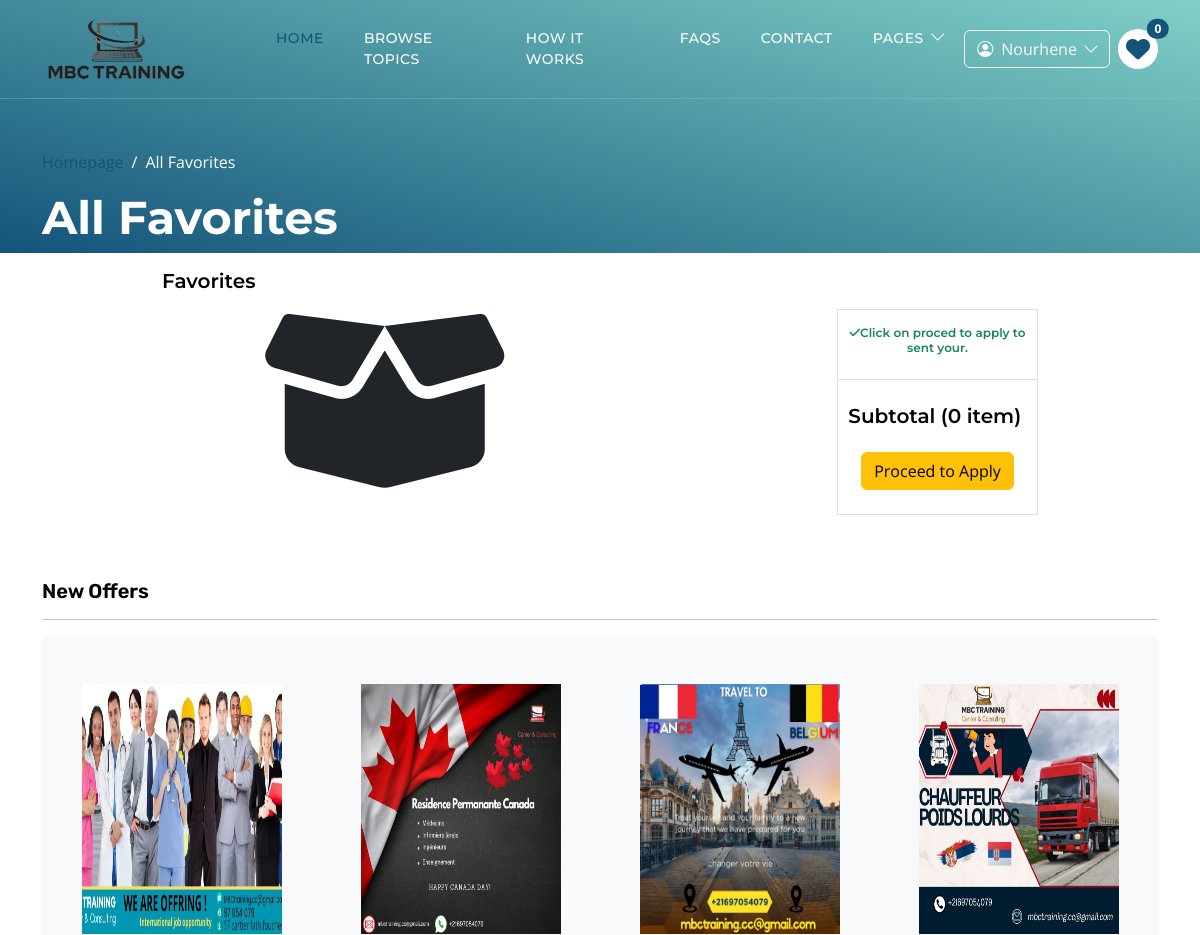
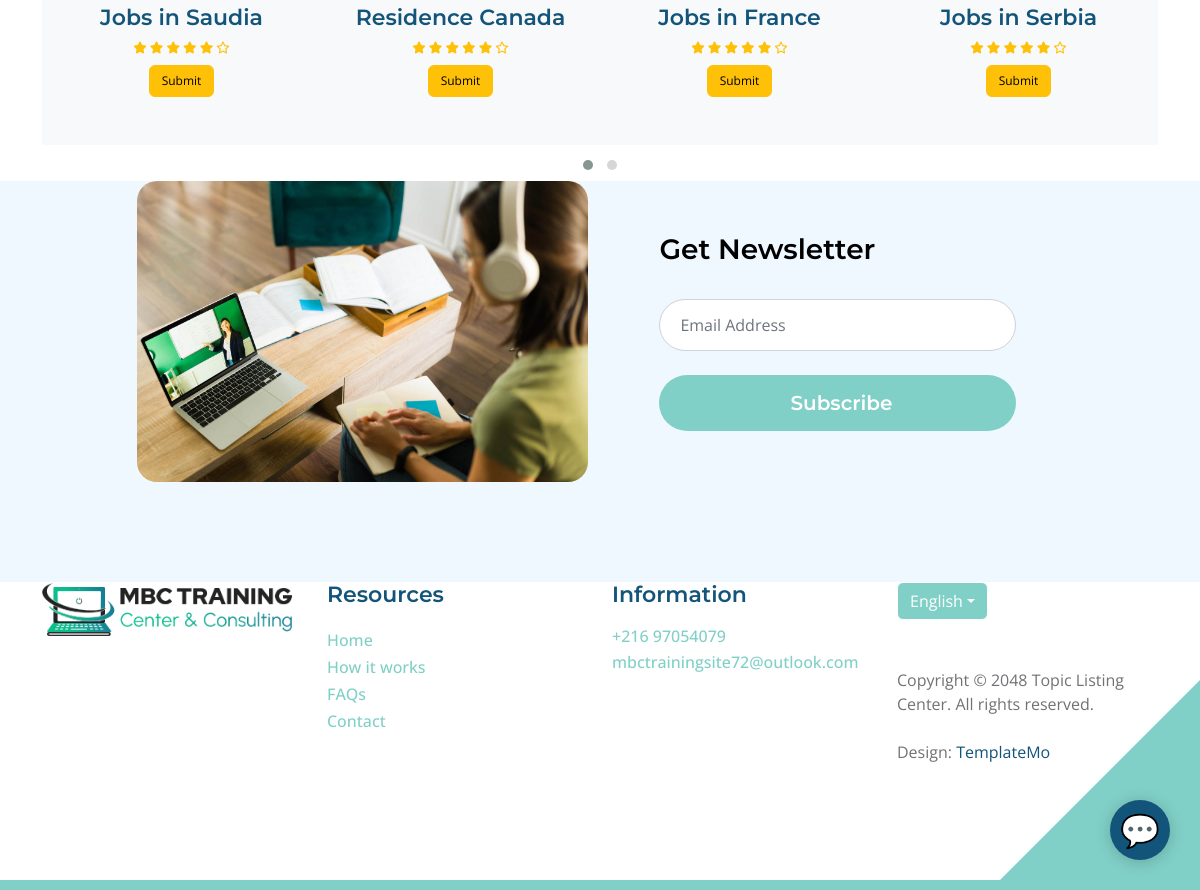
The page /favorites.php (signed in) on the database its author committed (2 pictures, top to bottom).
### tables this page shows
CREATE TABLE `offer` (
  `item_id` INT(11) NOT NULL AUTO_INCREMENT,
  `item_name` VARCHAR(255) NOT NULL,
  `item_category` VARCHAR(255) NOT NULL,
  `item_image` VARCHAR(255) NOT NULL,
  `item_description` TEXT NOT NULL,
  `item_subdescription` VARCHAR(255) NOT NULL,
  `item_register` DATETIME DEFAULT NULL,
  PRIMARY KEY (`item_id`)
);

### favorites.php (called while the page is built)
<?php
include('header.php');
include('Template/_All Favorites.php');
include('Template/_favorites.php');
include('Template/_new-offers.php');
include('Template/_newsletter.php');
include('footer.php');
?>

### database/DBController.php (called while the page is built, shortened)
<?php
class DBController {
    protected $host = "localhost";
    protected $user = "root";
    protected $password = "";
    protected $database = "consulting";
    public function __construct() {
        $this->con = mysqli_connect($this->host, $this->user, $this->password, $this->database);
    }
}
?>

### functions.php (called while the page is built, shortened)
<?php
require('database/DBController.php');
require('database/Offer.php');
$db = new DBController();
$offer = new Offer($db);
$favorite = new Favorite($db);
?>

### database/Offer.php (called while the page is built, shortened)
<?php
class Offer {
    public $db = null;
    public function __construct(DBController $db) {
        $this->db = $db;
    }
    public function getData($table = 'offer') {
        $result = $this->db->con->query("SELECT * FROM {$table}");
        $resultArray = array();
        while($item = mysqli_fetch_array($result, MYSQLI_ASSOC)) {
            $resultArray[] = $item;
        }
        return $resultArray;
    }
}
?>

### Template/_new-offers.php (the view, shortened to what this page needs)
<?php
$offer_shuffle = $offer->getData();
shuffle($offer_shuffle);
?>
<section id="new-offers" class="mt-5">
    <div class="container">
        <h4 class="font-rubik font-size-20">New Offers</h4>
        <hr>
        <div class="owl-carousel owl-theme">
            <?php foreach($offer_shuffle as $item) { ?>
            <div class="item py-5 bg-light text-center">
                <div class="offer font-rale">
                    <a href="<?php printf('offer.php?item_id=%s', $item['item_id']); ?>"><img src="<?php echo $item['item_image'] ?? './images/offers/job offers france.jpg'; ?>" alt="offer1" class="img-fluid" style="width:200px;height:250px;"></a>
                    <div>
                        <h6><?php echo $item['item_name'] ?? 'Unknown Offer'; ?></h6>
                        <div class="rating text-warning font-size-12">
                            <span><i class="fas fa-star"></i></span>
                            <span><i class="fas fa-star"></i></span>
                            <span><i class="fas fa-star"></i></span>
                            <span><i class="fas fa-star"></i></span>
                            <span><i class="fas fa-star"></i></span>
                            <span><i class="far fa-star"></i></span>
                        </div>
                        <form method="post">
                            <?php
                                if (in_array($item['item_id'], $favorite->getFavoritesById($offer->getData('favorites')) ?? [])) {
                                    echo '<button type="submit" disabled class="btn btn-warning font-size-12 mt-2" name="new-offer-submit">In Favorites</button>';
                                } else {
                                    echo '<button type="submit" class="btn btn-warning font-size-12 mt-2" name="new-offer-submit">Submit</button>';
                                }
                            ?>
                        </form>
                    </div>
                </div>
            </div>
            <?php } ?>
        </div>
    </div>
</section>

### css/templatemo-topic-listing.css (style rules this page uses)
:root { --white-color: #ffffff; --primary-color: #13547a; --secondary-color: #80d0c7; --section-bg-color: #f0f8ff; --custom-btn-bg-color: #80d0c7; --custom-btn-bg-hover-color: #13547a; --dark-color: #000000; --p-color: #717275; --border-color: #7fffd4; --link-hover-color: #13547a; --body-font-family: 'Open Sans', sans-serif; --title-font-family: 'Montserrat', sans-serif; --h1-font-size: 58px; --h2-font-size: 46px; --h3-font-size: 32px; --h4-font-size: 28px; --h5-font-size: 24px; --h6-font-size: 22px; --p-font-size: 20px; --menu-font-size: 14px; --btn-font-size: 18px; --copyright-font-size: 16px; --border-radius-large: 100px; --border-radius-medium: 20px; --border-radius-small: 10px; --font-weight-normal: 400; --font-weight-medium: 500; --font-weight-semibold: 600; --font-weight-bold: 700; }
body { background-color: var(--white-color); font-family: var(--body-font-family); }
h2, h3, h4, h5, h6 { color: var(--dark-color); }
h1, h2, h3, h4, h5, h6 { font-family: var(--title-font-family); font-weight: var(--font-weight-semibold); }
h4 { font-size: var(--h4-font-size); }
h6 { color: var(--primary-color); font-size: var(--h6-font-size); }
a, button { touch-action: manipulation; transition: all 0.3s; }
a { display: inline-block; color: var(--primary-color); text-decoration: none; }
.font-size-12 { font-size: 12px; }
.font-size-20 { font-size: 20px; }
.font-rubik { font-family: "Rubik", cursive; }

### rows shown on the page
offer: item_image (picture), item_name "Jobs in Saudia"
offer: item_image (picture), item_name "Residence Canada"
offer: item_image (picture), item_name "Jobs in France"
offer: item_image (picture), item_name "Jobs in Serbia"

### other values the page prints
explode(' ', $_SESSION['full_name'])[0] "Nourhene"
substr(basename(__FILE__, '.php'), 1) "All Favorites"
count($offer->getData('favorites')) "0"
